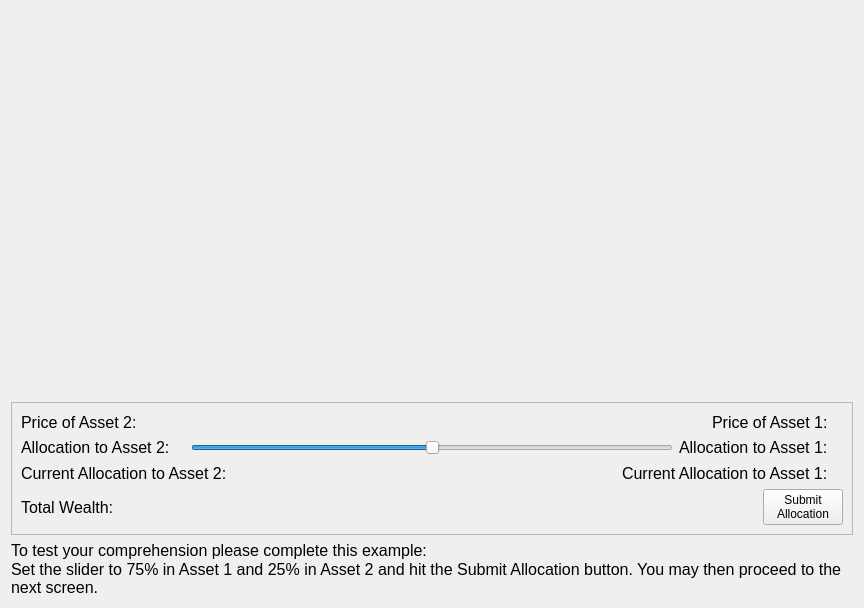
<?xml version="1.0" encoding="UTF-8"?>
<ui version="4.0">
 <class>InstructionScreenTest1</class>
 <widget class="QWidget" name="InstructionScreenTest1">
  <property name="geometry">
   <rect>
    <x>0</x>
    <y>0</y>
    <width>864</width>
    <height>608</height>
   </rect>
  </property>
  <property name="windowTitle">
   <string>Form</string>
  </property>
  <layout class="QVBoxLayout" name="verticalLayout_2">
   <item>
    <widget class="QWidget" name="plotWidget" native="true">
     <property name="sizePolicy">
      <sizepolicy hsizetype="Preferred" vsizetype="Preferred">
       <horstretch>0</horstretch>
       <verstretch>80</verstretch>
      </sizepolicy>
     </property>
     <layout class="QHBoxLayout" name="horizontalLayout_8"/>
    </widget>
   </item>
   <item>
    <widget class="QFrame" name="frame">
     <property name="frameShape">
      <enum>QFrame::StyledPanel</enum>
     </property>
     <property name="frameShadow">
      <enum>QFrame::Raised</enum>
     </property>
     <layout class="QHBoxLayout" name="horizontalLayout_7">
      <item>
       <layout class="QVBoxLayout" name="verticalLayout">
        <item>
         <layout class="QHBoxLayout" name="horizontalLayout_3">
          <item>
           <layout class="QHBoxLayout" name="horizontalLayout_2">
            <item>
             <layout class="QHBoxLayout" name="horizontalLayout">
              <item>
               <widget class="QLabel" name="label">
                <property name="font">
                 <font>
                  <pointsize>12</pointsize>
                 </font>
                </property>
                <property name="text">
                 <string>Price of Asset 2:</string>
                </property>
               </widget>
              </item>
              <item>
               <widget class="QLabel" name="price2Label">
                <property name="font">
                 <font>
                  <pointsize>12</pointsize>
                 </font>
                </property>
                <property name="text">
                 <string/>
                </property>
               </widget>
              </item>
             </layout>
            </item>
            <item>
             <spacer name="horizontalSpacer_2">
              <property name="orientation">
               <enum>Qt::Horizontal</enum>
              </property>
              <property name="sizeHint" stdset="0">
               <size>
                <width>40</width>
                <height>20</height>
               </size>
              </property>
             </spacer>
            </item>
            <item>
             <widget class="QLabel" name="label_3">
              <property name="font">
               <font>
                <pointsize>12</pointsize>
               </font>
              </property>
              <property name="text">
               <string>Price of Asset 1:</string>
              </property>
             </widget>
            </item>
            <item>
             <widget class="QLabel" name="price1Label">
              <property name="font">
               <font>
                <pointsize>12</pointsize>
               </font>
              </property>
              <property name="text">
               <string/>
              </property>
             </widget>
            </item>
           </layout>
          </item>
         </layout>
        </item>
        <item>
         <layout class="QHBoxLayout" name="horizontalLayout_5">
          <item>
           <widget class="QLabel" name="label_4">
            <property name="font">
             <font>
              <pointsize>12</pointsize>
             </font>
            </property>
            <property name="text">
             <string>Allocation to Asset 2:</string>
            </property>
           </widget>
          </item>
          <item>
           <widget class="QLabel" name="allocation2Label">
            <property name="font">
             <font>
              <pointsize>12</pointsize>
             </font>
            </property>
            <property name="text">
             <string/>
            </property>
           </widget>
          </item>
          <item>
           <widget class="QSlider" name="allocationSlider">
            <property name="maximum">
             <number>100</number>
            </property>
            <property name="singleStep">
             <number>5</number>
            </property>
            <property name="pageStep">
             <number>5</number>
            </property>
            <property name="sliderPosition">
             <number>50</number>
            </property>
            <property name="tracking">
             <bool>true</bool>
            </property>
            <property name="orientation">
             <enum>Qt::Horizontal</enum>
            </property>
           </widget>
          </item>
          <item>
           <widget class="QLabel" name="label_2">
            <property name="font">
             <font>
              <pointsize>12</pointsize>
             </font>
            </property>
            <property name="text">
             <string>Allocation to Asset 1:</string>
            </property>
           </widget>
          </item>
          <item>
           <widget class="QLabel" name="allocation1Label">
            <property name="font">
             <font>
              <pointsize>12</pointsize>
             </font>
            </property>
            <property name="text">
             <string/>
            </property>
           </widget>
          </item>
         </layout>
        </item>
        <item>
         <layout class="QHBoxLayout" name="horizontalLayout_6">
          <item>
           <widget class="QLabel" name="label_8">
            <property name="font">
             <font>
              <pointsize>12</pointsize>
             </font>
            </property>
            <property name="text">
             <string>Current Allocation to Asset 2:</string>
            </property>
           </widget>
          </item>
          <item>
           <widget class="QLabel" name="curAllocation2Label">
            <property name="font">
             <font>
              <pointsize>12</pointsize>
             </font>
            </property>
            <property name="text">
             <string/>
            </property>
           </widget>
          </item>
          <item>
           <spacer name="horizontalSpacer_4">
            <property name="orientation">
             <enum>Qt::Horizontal</enum>
            </property>
            <property name="sizeHint" stdset="0">
             <size>
              <width>40</width>
              <height>20</height>
             </size>
            </property>
           </spacer>
          </item>
          <item>
           <widget class="QLabel" name="label_7">
            <property name="font">
             <font>
              <pointsize>12</pointsize>
             </font>
            </property>
            <property name="text">
             <string>Current Allocation to Asset 1:</string>
            </property>
           </widget>
          </item>
          <item>
           <widget class="QLabel" name="curAllocation1Label">
            <property name="font">
             <font>
              <pointsize>12</pointsize>
             </font>
            </property>
            <property name="text">
             <string/>
            </property>
           </widget>
          </item>
         </layout>
        </item>
        <item>
         <layout class="QHBoxLayout" name="horizontalLayout_4">
          <item>
           <widget class="QLabel" name="label_5">
            <property name="font">
             <font>
              <pointsize>12</pointsize>
             </font>
            </property>
            <property name="text">
             <string>Total Wealth:</string>
            </property>
           </widget>
          </item>
          <item>
           <widget class="QLabel" name="wealthLabel">
            <property name="font">
             <font>
              <pointsize>12</pointsize>
             </font>
            </property>
            <property name="text">
             <string/>
            </property>
           </widget>
          </item>
          <item>
           <spacer name="horizontalSpacer_3">
            <property name="orientation">
             <enum>Qt::Horizontal</enum>
            </property>
            <property name="sizeHint" stdset="0">
             <size>
              <width>40</width>
              <height>20</height>
             </size>
            </property>
           </spacer>
          </item>
          <item>
           <widget class="QPushButton" name="allocationButton">
            <property name="text">
             <string>Submit
Allocation</string>
            </property>
           </widget>
          </item>
         </layout>
        </item>
       </layout>
      </item>
     </layout>
    </widget>
   </item>
   <item>
    <widget class="QLabel" name="label_6">
     <property name="minimumSize">
      <size>
       <width>500</width>
       <height>0</height>
      </size>
     </property>
     <property name="font">
      <font>
       <pointsize>12</pointsize>
      </font>
     </property>
     <property name="text">
      <string>&lt;!DOCTYPE HTML PUBLIC &quot;-//W3C//DTD HTML 4.0//EN&quot; &quot;http://www.w3.org/TR/REC-html40/strict.dtd&quot;&gt;
&lt;html&gt;&lt;head&gt;&lt;meta name=&quot;qrichtext&quot; content=&quot;1&quot; /&gt;&lt;style type=&quot;text/css&quot;&gt;
p, li { white-space: pre-wrap; }
&lt;/style&gt;&lt;/head&gt;&lt;body style=&quot; font-family:'MS Shell Dlg 2'; font-size:8pt; font-weight:400; font-style:normal;&quot;&gt;
&lt;p style=&quot; margin-top:0px; margin-bottom:0px; margin-left:0px; margin-right:0px; -qt-block-indent:0; text-indent:0px;&quot;&gt;&lt;span style=&quot; font-size:12pt;&quot;&gt;To test your comprehension please complete this example:&lt;/span&gt;&lt;/p&gt;
&lt;p style=&quot; margin-top:0px; margin-bottom:0px; margin-left:0px; margin-right:0px; -qt-block-indent:0; text-indent:0px;&quot;&gt;&lt;span style=&quot; font-size:12pt;&quot;&gt;Set the slider to 75% in Asset 1 and 25% in Asset 2 and hit the Submit Allocation button. You may then proceed to the next screen.&lt;/span&gt;&lt;/p&gt;&lt;/body&gt;&lt;/html&gt;</string>
     </property>
     <property name="wordWrap">
      <bool>true</bool>
     </property>
    </widget>
   </item>
  </layout>
 </widget>
 <resources/>
 <connections/>
</ui>
